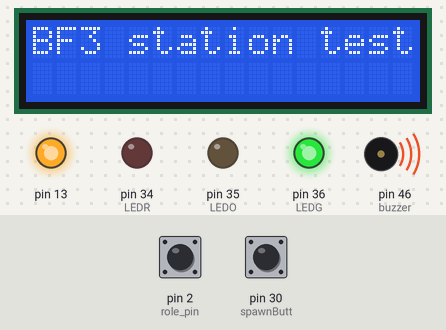
The sketch below on a simulated Arduino Mega 2560, built with avr-gcc and run on an emulated ATmega2560. Parts: 16×2 character LCD, output pins drawn as LEDs (lit = HIGH), buzzer (waves = sounding). The test bench sets the inputs (shaded band); at power-on: pin 30 (spawnButt) HIGH, pin 2 (role_pin) HIGH. No radio packets arrive unless stated; pins used as bus, display or sensor lines are not drawn; what the sketch prints to the serial monitor is not drawn.

Above: at 2.3 s.
At 5.4 s:
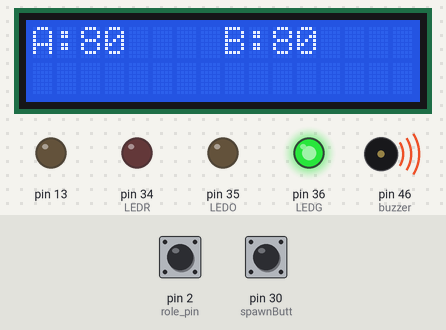
5.5 s: pin 30 (spawnButt) pulled LOW for 1 s
At 6.9 s:
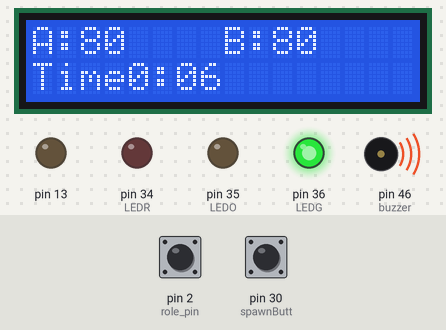
8.0 s: pin 30 (spawnButt) pulled LOW for 0.15 s
Timing chart, 0 to 11.0 s (numbered marks = the images above; inputs shaded):
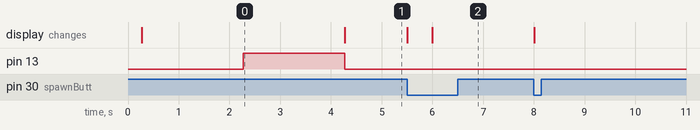

The sketch:

Final_test_V1.ino
```cpp
/*
Test program for 2 station

*/

#include <SPI.h>
#include <LiquidCrystal.h>
#include "nRF24L01.h"
#include "RF24.h"


//=================================================================================
//=============================Global variables and pins===========================
//=================================================================================

//-------------------radioA-----------------------
// Set up nRF24L01 radioA on SPI bus plus pins 42 & 40
RF24 radio(42,40);
union radpack
{
  byte package[32];
  int myints[16];
  float myfloats[8];
};
radpack radioA_in;
radpack radioA;
//
const uint64_t pipes[2] = { 0xF0F0F0F0E1LL, 0xF0F0F0F0D2LL };
typedef enum { role_ping_out = 1, role_pong_back } role_e;
const char* role_friendly_name[] = { "invalid", "Ping out", "Pong back"};
role_e role;

//
LiquidCrystal lcd(12, 11, 8, 7, 6, 5);


//----------------Pin Definations-------------------

const int role_pin = 2;
const int button_pin = 9;
const int spawnButt = 30;
const int buzzer = 46;//assigned to timer 5, compare A
const int LEDG = 36;
const int LEDO = 35;
const int LEDR = 34;


//-------------Global variables--------------------

boolean lck = false;
boolean tempbool = false;
int transFail = 0;
int i = 0;
int resendID = 0;
unsigned long timerOld = 0;
unsigned long timerTemp = 0;


//-----------Adjustment variables------------------

int ticketStart = 80; //The number of tickets to start with
int duty = 250; // Dutycycle for teh buzzer (0-255)
unsigned long timerMax = 30; //in min
unsigned long timerStep = 30; //in Sec
unsigned long buttTimer = 2; //in Sec


//=================================================================================
//=====================================Setup=======================================
//=================================================================================

void setup(void)
{
  pinMode(buzzer, OUTPUT);
  pinMode(role_pin, INPUT);
  pinMode(13,OUTPUT);
  pinMode(spawnButt, INPUT);
  pinMode(LEDG, OUTPUT);
  pinMode(LEDO, OUTPUT);
  pinMode(LEDR, OUTPUT);
  digitalWrite(buzzer,LOW);
  digitalWrite(role_pin,HIGH);
  digitalWrite(13,LOW);
  digitalWrite(spawnButt, HIGH);
  digitalWrite(LEDG, LOW);
  digitalWrite(LEDO, LOW);
  digitalWrite(LEDR, LOW);
  delay(200);

  // read the address pin, establish our role
  if (digitalRead(role_pin))
    role = role_ping_out;
  else
    role = role_pong_back;

  //Initilise data array
  for(i = 0 ; i < 15 ; i++)
  {
    radioA_in.myints[i] = 0;
    radioA.myints[i] = 0;
  }

  //Set starting tickets
  radioA.myints[2] = ticketStart;
  radioA.myints[3] = ticketStart;

  //Set up variables for use with timer
  timerMax = timerMax * 60 * 1000;
  timerStep = timerStep * 1000;
  buttTimer = buttTimer * 1000;

  //Set up serial comunication for debugging
  Serial.begin(57600);
  Serial.write("\n\rRF24/examples/pingpair/\n\r");
  Serial.write("ROLE:");
  Serial.write(role_friendly_name[role]);
  Serial.write("\n\r");

  //Set up the radio and role of the station
  radio.begin();
  radio.setRetries(20,15);
  radio.setPayloadSize(16);
  //Set radio up for high power long distance transmition
  radio.setPALevel(RF24_PA_HIGH);
  radio.setDataRate(RF24_250KBPS);

  if ( role == role_ping_out )
  {
    radio.openWritingPipe(pipes[0]);
    radio.openReadingPipe(1,pipes[1]);
    digitalWrite(LEDG, HIGH);
  }
  else
  {
    radio.openWritingPipe(pipes[1]);
    radio.openReadingPipe(1,pipes[0]);
    digitalWrite(LEDO, HIGH);
  }

  radio.startListening();
  radio.printDetails();

  //Initilise the LCD
  lcd.begin(16, 2);

  //Display inital start up screen and tests
  lcd.clear();
  lcd.print("BF3 station test");
  delay(2000);

  digitalWrite(13, HIGH);
//  digitalWrite(buzzer, HIGH);
//  delay(20);
  timer5(duty);
  delay(2000);
  digitalWrite(13, LOW);
  timer5(0);

  lcd.clear();
  updateTic();
}


//=================================================================================
//=====================================Loop========================================
//=================================================================================

void loop(void)
{
  //-------------------radio-----------------------
  if ( radio.available() )
  {
    bool done = false;
    while (!done)
    {
      done = radio.read( &radioA_in, 32);
    }
    delay(20);
    tempbool = checkData();

    if(tempbool == false)
    {
      transFail++;
      if(transFail > 50)
      {
        //To many transmition errors, do something here
      }
    }
  }

  //------------------Inputs--------------------------
  if((digitalRead(spawnButt) == HIGH) && (lck == false))
  {
    timerTemp = millis();
    while(digitalRead(spawnButt) == HIGH){//Do nothing
    }

    if((millis() - timerTemp) > buttTimer)
    {
      if(role == role_ping_out)
        radioA.myints[2]--;
      else
        radioA.myints[3]--;
    }

    sendData();
    lck = true;
    digitalWrite(13,HIGH);
  }
  else if(digitalRead(spawnButt) == LOW){
    digitalWrite(13,LOW);
    lck = false;
  }

  //-------------------Timer-----------------------
  if(role == role_ping_out)
  {
     if((millis() - timerOld) >= timerStep)
     {
        radioA.myints[2]--;
        radioA.myints[3]--;
        timerOld = millis();
        sendData();
        updateTic();
     }
     updateTimer();
  }

  //------------Check win comditions----------------
  if(role == role_ping_out)//only for timer check
  {
    if(millis() >= timerMax)
    {
      lcd.clear();
      digitalWrite(buzzer, HIGH);
      delay(20);
      timer5(duty);
      while(1)
      {
       lcd.setCursor(0,0);
       lcd.print("Time over");
       lcd.setCursor(0,1);
       if(radioA.myints[3] <= radioA.myints[2])
         lcd.print("Team A Wins");
       else if(radioA.myints[2] <= radioA.myints[3])
         lcd.print("Team B wins");
       else
         lcd.print("Game Drawn");
       delay(1000);
       lcd.clear();
       delay(800);
      }
    }
  }
  if(radioA.myints[2] <= 0)
  {
    lcd.clear();
    digitalWrite(buzzer, HIGH);
    delay(20);
    timer5(duty);
    while(1)
    {
       lcd.setCursor(0,0);
       lcd.print("Tickets expired");
       lcd.setCursor(0,1);
       lcd.print("Team B Wins");
       delay(1000);
       lcd.clear();
       delay(800);
    }
  }
  if(radioA.myints[3] <= 0)
  {
    lcd.clear();
    digitalWrite(buzzer, HIGH);
    delay(20);
    timer5(duty);
    while(1)
    {
       lcd.setCursor(0,0);
       lcd.print("Tickets expired");
       lcd.setCursor(0,1);
       lcd.print("Team A Wins");
       delay(1000);
       lcd.clear();
       delay(800);
    }
  }
}


//=================================================================================
//================================Background functions=============================
//=================================================================================


//Check the input data array is sensical
boolean checkData(void)
{
  for(i = 0 ; i <= 15 ; i++)
  {
    if((radioA_in.myints[i] < -65535) || (radioA_in.myints[i] > 65535))
      return false;
  }

  lcd.setCursor(0, 1);
  lcd.print(radioA_in.myints[2]);

  for(i = 0 ; i <= 15 ; i++)
  {
    radioA.myints[i] = radioA_in.myints[i];
  }

  updateTic();

  return true;
}


// Prepare and transmit the information in the data array
void sendData()
{
  boolean done = false;
  //Packet name
  int tempa = radioA.myints[0];
  tempa++;
  if(tempa > 800)
  {
    tempa = 0;
  }
  radioA.myints[0] = tempa;

  radioA.myints[14] = 0;

  radio.stopListening();
  boolean ok = radio.write( &radioA, 32);
  radio.startListening();

  updateTic();
}

// Update the top row of the lcd to display the ticket count
void updateTic()
{
  //LCD code
  lcd.setCursor(0, 0);
  lcd.print("A:");
  lcd.print(radioA.myints[2]);
  lcd.setCursor(8, 0);
  lcd.print("B:");
  lcd.print(radioA.myints[3]);
}

//Update the timer display on the LCD
void updateTimer()
{
  lcd.setCursor(0, 1);
  lcd.print("Time");
  lcd.print((millis()/1000)/60);
  lcd.print(":");
  if(((millis()/1000)%60) <= 9)
  {
    lcd.print("0");
    lcd.print((millis()/1000)%60);
  }
  else
  {
    lcd.print((millis()/1000)%60);
    lcd.print(" ");
  }
}

//Start/Stop timer 5 at a set duty cycle
//
// 0 - Stop the timer
// 1 - 255 Duty cycle
//
void timer5(int j)
{
  if(j == 0)
  {
    TCCR5B &= (0 << CS51) | (0 << CS50);
    delay(1);
    digitalWrite(buzzer, LOW);
    return;
  }
  TCCR5A |= ((1 << COM5A1) | (1 << WGM50));
  TCCR5B |= (1 << WGM52);
  //TIMSK5 |= ((1 << OCIE5A) | (1 << TOIE5));
  OCR5A = j;
  TCCR5B |= ((1 << CS51) | (1 << CS50));
}


// vim:cin:ai:sts=2 sw=2 ft=cpp
```

Measured:
- after the input at 5.5 s, the display: first changes at once (image 2 shows a later state)
- what the display in image 0 shows lasts 4.0 s, from 0.3 s to 4.3 s
